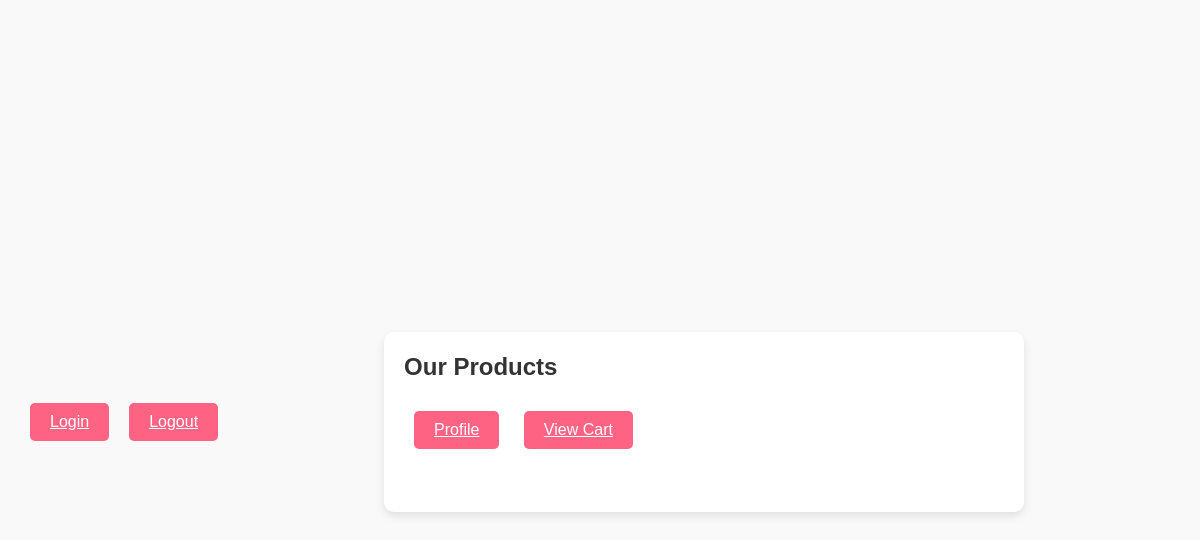
Before: /Cake/catalog with the older database file.
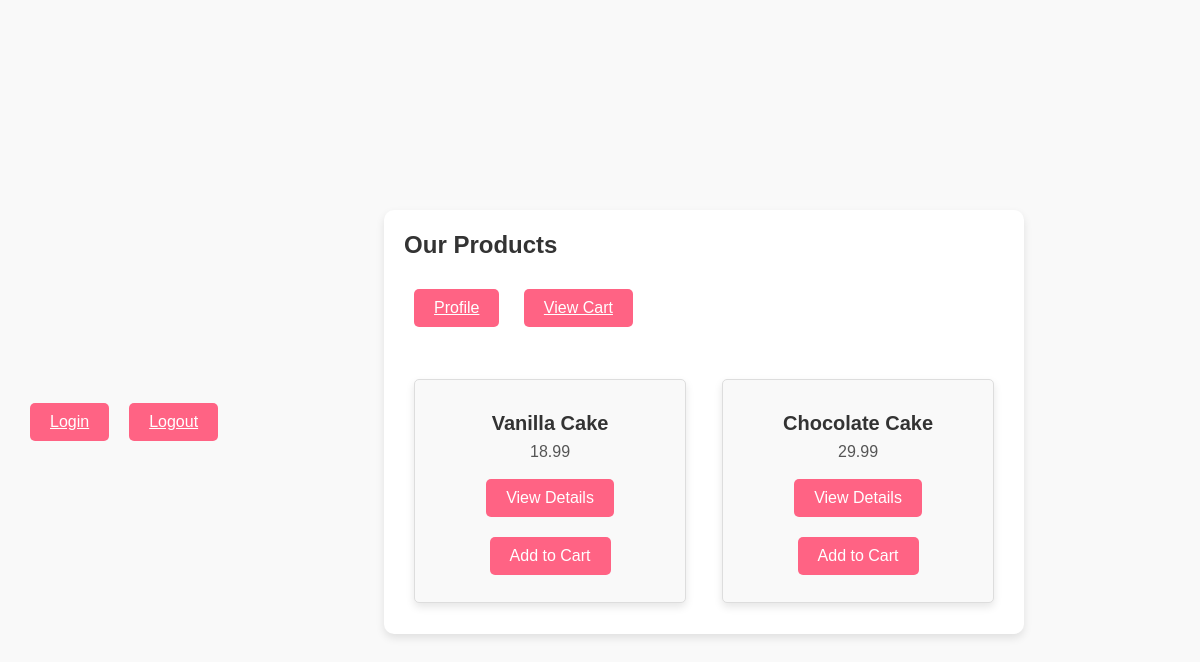
After: the same page with the newer database file.
### tables this page shows
CREATE TABLE `product` (
  `product_id` int(11) NOT NULL,
  `name` varchar(255) NOT NULL,
  `type` varchar(100) NOT NULL,
  `price` decimal(10,2) NOT NULL,
  `details` text NOT NULL,
  `quantity` int(11) NOT NULL,
  `image_path` varchar(255) NOT NULL
);

### app/core/Controller.php (called while the page is built, shortened)
<?php
class Controller{
	function view($name, $data=null){
		include('app/views/' . $name . '.php');
	}
}

### app/controllers/Cake.php (called while the page is built, shortened)
<?php
class Cake extends \app\core\Controller {
    public function catalog() {
        $product = new \app\models\Product();
        $products = $product->getAll();
        $this->view('Product/catalog', $products);
    }
}

### app/core/App.php (called while the page is built, shortened)
<?php
class App{
    private $routes = [];
    public function addRoute($url,$handler){
        $url = preg_replace('/{([^\/]+)}/', '(?<$1>[^\/]+)', $url);
        $this->routes[$url] = $handler;
    }
    public function resolve($url){
        $matches = [];
        foreach ($this->routes as $routePattern => $controllerMethod) {
            if(preg_match("#^$routePattern$#", $url, $matches)){
                $namedParams = array_filter($matches,
                    function($key) {
                        return !is_numeric($key);
                    }
                    , ARRAY_FILTER_USE_KEY);
                return [$controllerMethod, $namedParams];
            }
        }
        return false;
    }
    function __construct(){
        $url = $_GET['url'];
        [$controllerMethod, $namedParams] = $this->resolve($url);
        [$controller,$method] = explode(',', $controllerMethod);
        $controllerInstance = new $controller();
        call_user_func_array([$controllerInstance, $method], $namedParams);
    }
}

### index.php (called while the page is built, shortened)
<?php
new App();

### app/models/Product.php (called while the page is built, shortened)
<?php
class Product extends \app\core\Model{
    public function getAll(){
        $SQL = 'SELECT * FROM product';
        $STMT = self::$_conn->prepare($SQL);
        $STMT->execute();
        $STMT->setFetchMode(PDO::FETCH_CLASS, 'app\models\Product');
        return $STMT->fetchAll();
    }
}

### app/core/autoload.php (called while the page is built, shortened)
<?php
spl_autoload_register(
    function($class_name){
        $class_name = str_replace('\\', DIRECTORY_SEPARATOR, $class_name);
        if(file_exists($class_name.'.php')){
            return true;
        }
        else
        {
            return false;
        }
    }
);

### app/core/Model.php (called while the page is built, shortened)
<?php
class Model{
	public function __construct(){
		$host = 'localhost';
		$dbname = 'cakedb';
		$user = 'root';
		$pass = '';
	}
}

### app/views/Product/catalog.php (the view, shortened to what this page needs)
<html lang="en">
<head>
    <link rel="stylesheet" href="\css\base.css">
    <link rel="stylesheet" href="\css\product.css">
</head>
<body>
    <a href="/User/login" class="add-to-cart-btn">Login</a>
    <a href="/User/logout" class="add-to-cart-btn">Logout</a>
    <div class="container">
        <h2>Our Products</h2>
        <a href="/Profile/index" class="add-to-cart-btn">Profile</a>
        <a href="/Cart/index" class="add-to-cart-btn">View Cart</a>
        <form method='post' action=''>
        <div class="product-grid">
            <?php foreach ($data as $product) { ?>
                <div class="product">
                        <div class="product-info">
                            <h3><?= $product->name ?></h3>
                            <p class="product-price"><?= $product->price ?></p>
                            <a href="/Cake/details/<?= $product->product_id ?>" class="add-to-cart-btn">View Details</a>
                            <a href="/Cart/add/<?= $product->product_id ?>" class="add-to-cart-btn">Add to Cart</a>
                        </div>
                </div>
            <?php } ?>
        </div>
        </form>
    </div>
</body>
</html>

### css/base.css (style rules this page uses)
* { margin: 1px 0px; }
body, h1, h2, h3, p, form, input, button, a { font-family: 'Arial', sans-serif; }
body { font-family: 'Arial', sans-serif; background-color: #f9f9f9; display: flex; justify-content: center; align-items: center; padding: 20px; height: 100vh; }
.container { background-color: #fff; padding: 20px; border-radius: 10px; margin: 20px auto; width: 80%; max-width: 600px; box-shadow: 0 4px 8px rgba(0, 0, 0, 0.1); }
h2 { margin-bottom: 20px; color: #333; }
form p { text-align: center; }
form a { color: #ff6384; text-decoration: none; }
.product { margin: 10px; text-align: center; }

### css/product.css (style rules this page uses)
.add-to-cart-btn { padding: 10px 20px; margin: 10px; background-color: #ff6384; color: white; border: none; border-radius: 5px; cursor: pointer; font-size: 16px; display: inline-block; }
.product-grid { display: grid; grid-template-columns: repeat(auto-fill, minmax(250px, 1fr)); gap: 1rem; margin-top: 2rem; }
.product { border: 1px solid #ddd; border-radius: 5px; padding: 1rem; background-color: #f9f9f9; text-align: center; box-shadow: 0 4px 8px rgba(0, 0, 0, 0.1); }
.product-info { margin-top: 1rem; }
.product h3 { color: #333; font-size: 1.25rem; }
.product-price { color: #555; margin: 0.5rem 0; }

Changed rows visible on the page:
added product: name "Vanilla Cake", price "18.99"
added product: name "Chocolate Cake", price "29.99"
